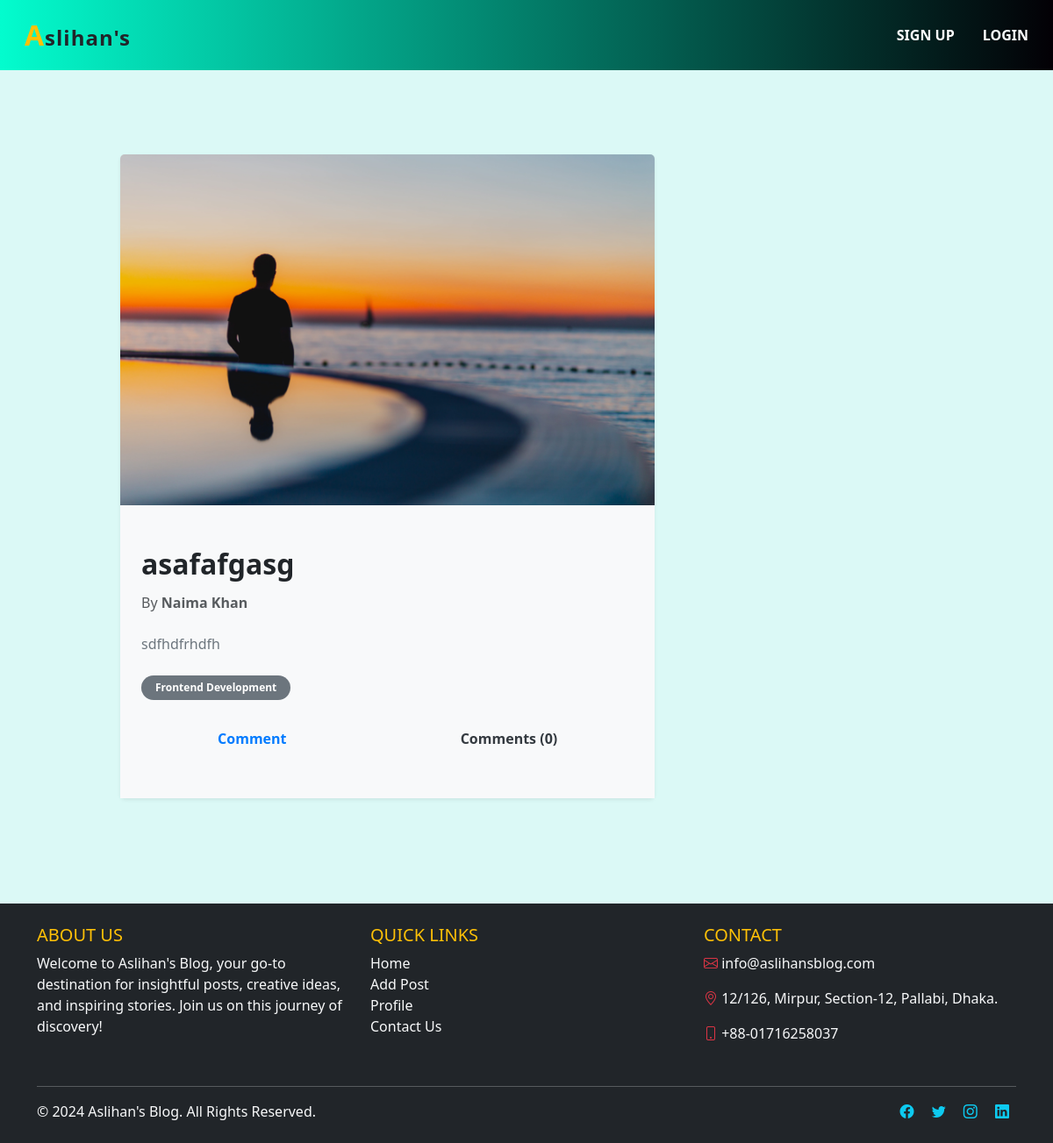
Before: /post/post_details/32/ with the older database file.
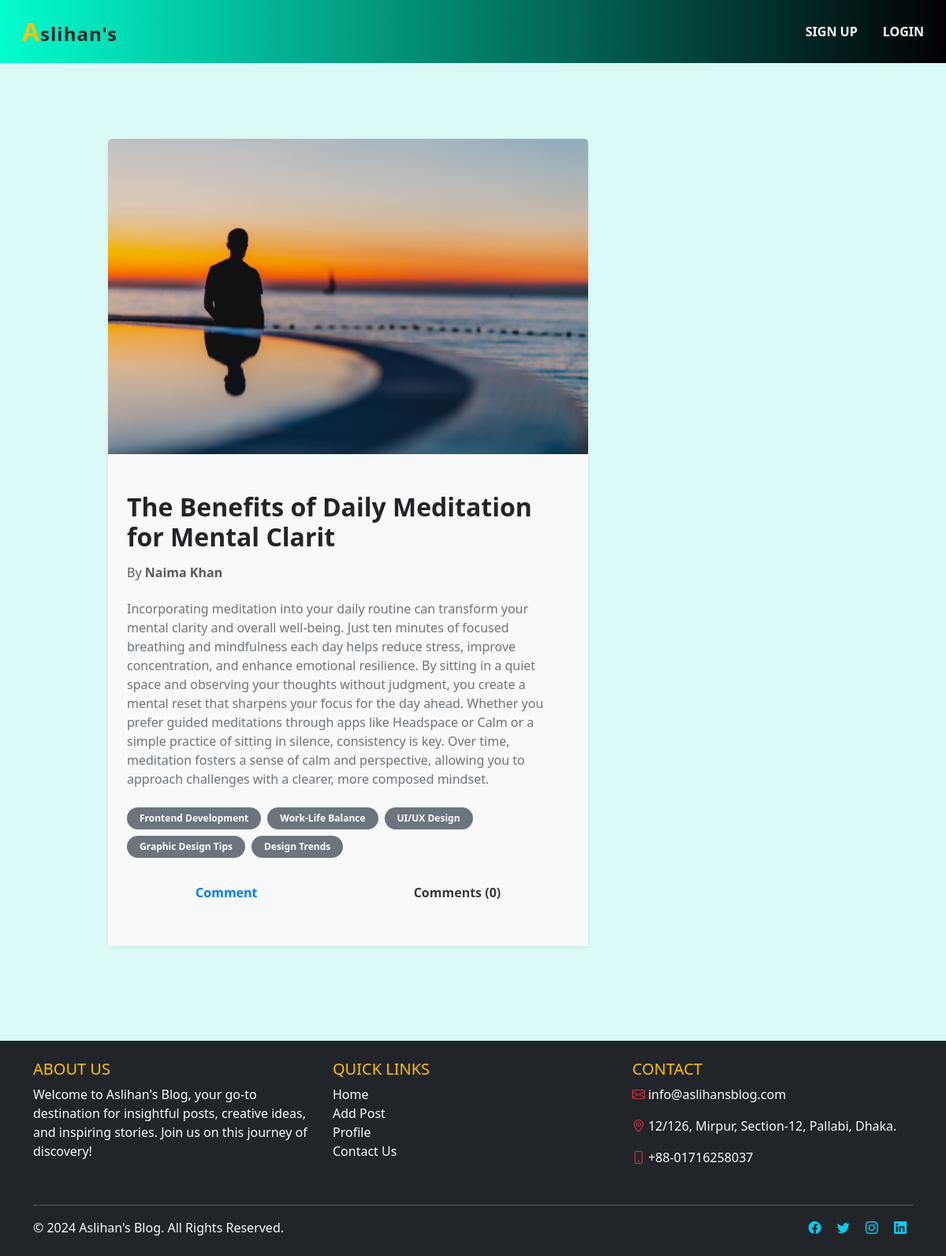
After: the same page with the newer database file.
### posts/models.py (models this page shows, shortened)
class Post(models.Model):
    title = models.CharField(max_length=50)
    content = models.TextField()
    category = models.ManyToManyField(Category)
    author = models.ForeignKey(User, on_delete=models.CASCADE)
    image = models.ImageField(upload_to='post/', blank=True, null=True)

### categories/models.py (models this page shows, shortened)
class Category(models.Model):
    name = models.CharField(max_length=20)
    slug = models.CharField(max_length=100, unique=True, null=True, blank = True)

### posts/views.py (the view, shortened to what this page needs)
# urls.py: path('post_details/<int:id>/', views.PostDetails.as_view(), name = 'post_details'),
class PostDetails(DetailView):
    model = models.Post
    template_name = 'post_details.html'
    pk_url_kwarg = 'id'
    def get_context_data(self, **kwargs):
        context = super().get_context_data(**kwargs)
        post = self.object # post model er object ekhane store korlam
        comments = post.comments.all()
        comment_form = forms.CommentForm()
        context['comments'] = comments
        context['comment_form'] = comment_form
        return context

### posts/templates/post_details.html (shortened to what this page needs)
{% extends "base.html" %}
{% block content %}
<div class="container py-5">
  <div class="row justify-content-center">
    <div class="col-lg-10">
      <div class="row">
        <div class="col-lg-8 mb-4">
          <div class="card shadow-sm border-0 rounded-lg">
            {% if post.image %}
            <img
              src="{{ post.image.url }}"
              class="card-img-top"
              alt="Post Image"
              style="max-height: 400px; object-fit: cover;"
            />
            {% endif %}
            <div class="card-body px-4 py-5 bg-light">
              <h2 class="card-title fw-bold text-dark mb-3">{{ post.title }}</h2>
              <h6 class="text-muted">
                By <span class="fw-bold">{{ post.author.first_name }} {{ post.author.last_name }}</span>
              </h6>
              <p class="card-text text-secondary mt-4">{{ post.content }}</p>
              <div class="d-flex flex-wrap gap-2 mt-4">
                {% for cat in post.category.all %}
                <span class="badge bg-secondary text-white px-3 py-2 rounded-pill">{{ cat.name }}</span>
                {% endfor %}
              </div>
              <div class="d-flex justify-content-around align-items-center gap-4 mt-4">
                <a
                  id="toggleCommentForm"
                  class="text-decoration-none fw-bold px-3 py-2"
                  onclick="toggleSection('commentFormSection')"
                  style="
                    color: #007bff;
                    transition: all 0.3s ease;
                    font-size: 1rem;
                    cursor: pointer;
                  "
                  onmouseover="this.style.backgroundColor='#007bff'; this.style.color='#fff'; this.style.transform='scale(1.05)';"
                  onmouseout="this.style.backgroundColor='transparent'; this.style.color='#007bff'; this.style.transform='scale(1)';"
                >
                  Comment
                </a>
                <a
                  id="toggleComments"
                  class="text-decoration-none fw-bold px-3 py-2"
                  onclick="toggleSection('commentsSection')"
                  style="
                    color: #343a40;
                    transition: all 0.3s ease;
                    font-size: 1rem;
                    cursor: pointer;
                  "
                  onmouseover="this.style.backgroundColor='#343a40'; this.style.color='#fff'; this.style.transform='scale(1.05)';"
                  onmouseout="this.style.backgroundColor='transparent'; this.style.color='#343a40'; this.style.transform='scale(1)';"
                >
                Comments ({{ comments|length }})
                </a>
              </div>
            </div>
          </div>
        </div>
        <div class="col-lg-4">
                {% load crispy_forms_tags %}
        </div>
      </div>
    </div>
  </div>
</div>
{% endblock %}

Changed rows visible on the page:
changed Post "Naima": title "asafafgasg" → "The Benefits of Daily Meditation for Mental Clarit"; content "sdfhdfrhdfh" → "Incorporating meditation into your daily routine can transform your mental clarity and overall well-being. Just ten minutes of focused breathing and mindfulness each day helps reduce stress, improve concentration, and enhance emotional resilience. By sitting in a quiet space and observing your thoughts without judgment, you create a mental reset that sharpens your focus for the day ahead. Whether you prefer guided meditations through apps like Headspace or Calm or a simple practice of sitting in silence, consistency is key. Over time, meditation fosters a sense of calm and perspective, allowing you to approach challenges with a clearer, more composed mindset."
now on this page (row unchanged): Category: name "Work-Life Balance"
now on this page (row unchanged): Category: name "UI/UX Design"
now on this page (row unchanged): Category: name "Graphic Design Tips"
now on this page (row unchanged): Category: name "Design Trends"
